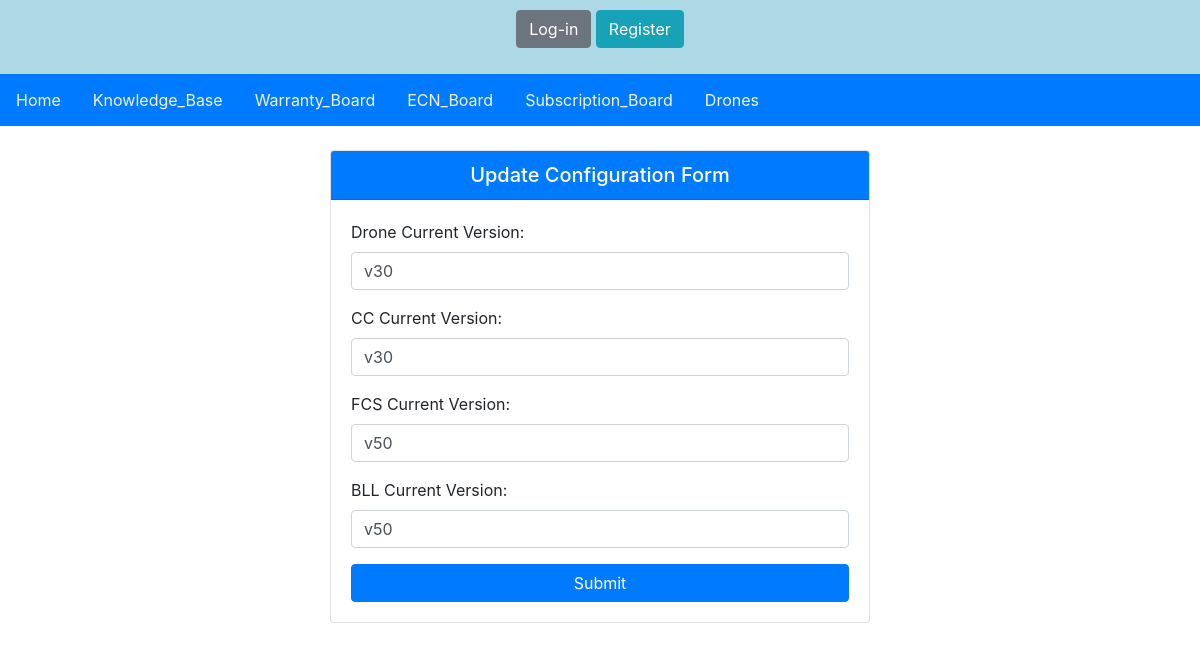
Before: /update_config/1/ with the older database file.
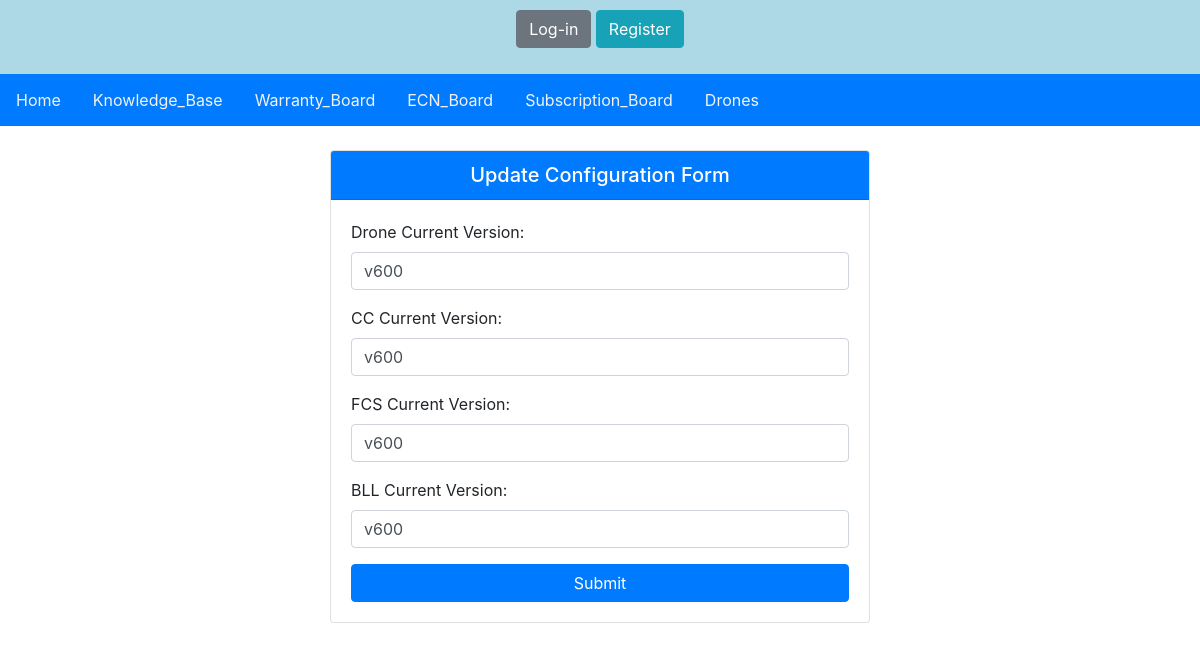
After: the same page with the newer database file.
### main/models.py (models this page shows, shortened)
class DroneConfiguration(models.Model):
    id = models.AutoField(primary_key=True)
    drone_id = models.ForeignKey(Drone, on_delete=models.CASCADE)
    Drone_base_version = models.CharField(max_length=20)
    CC_base_version = models.CharField(max_length=20)
    FCS_base_version = models.CharField(max_length=20)
    BLL_base_version = models.CharField(max_length=20)
    drone_current_version = models.CharField(max_length=20)
    CC_current_version = models.CharField(max_length=20)
    FCS_current_version = models.CharField(max_length=20)
    BLL_current_version = models.CharField(max_length=20)
    Available_Drone_version = models.CharField(max_length=100, blank=True)
    Available_CC_version = models.CharField(max_length=100, blank=True)
    Available_FCS_version = models.CharField(max_length=100, blank=True)
    Available_BLL_version = models.CharField(max_length=100, blank=True)
    created_on = models.DateField(auto_now_add=True)

### main/views.py (the view)
# urls.py: path('update_config/<int:config_id>/', update_config, name='update_config'),
def update_config(request, config_id):
    print("Inside update_config view function")
    config = get_object_or_404(DroneConfiguration, pk=config_id)
    if request.method == 'POST':
        print("Request method is POST")
        form = Update_Config_Form(request.POST, instance=config)
        if form.is_valid():
            print("Form is valid")
            form.save()
            messages.success(request, 'Configuration updated successfully.')
            return redirect('authapp:ecn_board')
        else:
            print("Form has errors:", form.errors)
    else:
        form = Update_Config_Form(instance=config)
    return render(request, 'update_config.html', {'form': form})

### main/forms.py
class Update_Config_Form(forms.ModelForm):
    drone_current_version = forms.CharField(max_length=20, label='Drone Current Version')
    CC_current_version = forms.CharField(max_length=20, label='CC Current Version')
    FCS_current_version = forms.CharField(max_length=20, label='FCS Current Version')
    BLL_current_version = forms.CharField(max_length=20, label='BLL Current Version')
    class Meta:
        model = DroneConfiguration
        fields = ['drone_current_version', 'CC_current_version', 'FCS_current_version', 'BLL_current_version']
    def __init__(self, *args, **kwargs):
        super().__init__(*args, **kwargs)
        for field_name, field in self.fields.items():
            field.widget.attrs.update({'class': 'form-control'})

### static/templates/update_config.html (shortened to what this page needs)
{% include 'nav.html' %}
<!DOCTYPE html>
<html lang="en">
<head>
    <link rel="stylesheet" href="https://stackpath.bootstrapcdn.com/bootstrap/4.5.2/css/bootstrap.min.css">
</head>
<body>
    <div class="container mt-4">
        <div class="row justify-content-center">
            <div class="col-md-6">
                <div class="card">
                    <div class="card-header bg-primary text-white">
                        <h5 class="card-title text-center mb-0">Update Configuration Form</h5>
                    </div>
                    <div class="card-body">
                        <form method="post">
                        {{ form.as_p }}
                            <button type="submit" class="btn btn-primary btn-block">Submit</button>
                        </form>
                    </div>
                </div>
            </div>
        </div>
    </div>
</body>
</html>

Changed rows visible on the page:
changed DroneConfiguration: drone_current_version "v30" → "v600"; CC_current_version "v30" → "v600"; FCS_current_version "v50" → "v600"; BLL_current_version "v50" → "v600"
